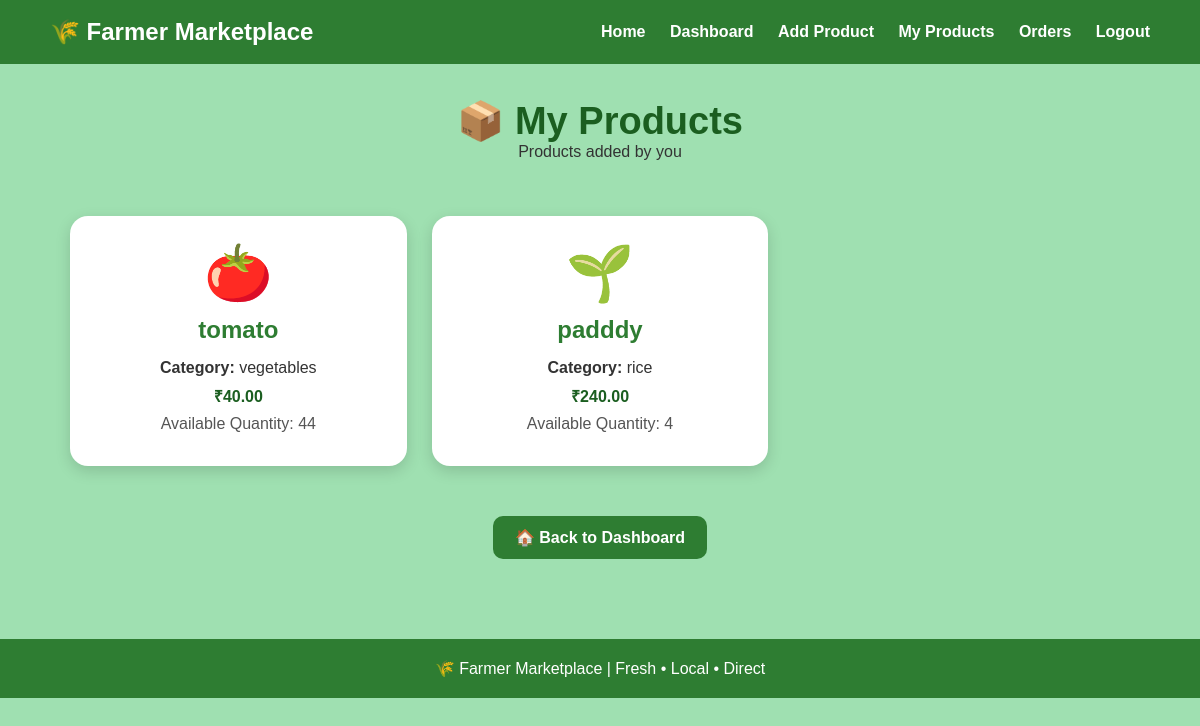
Screenshot of /my-products/ (signed in) with the database file from the repository.
### marketplace/models.py (models this page shows, shortened)
class Product(models.Model):
    farmer = models.ForeignKey(Farmer, on_delete=models.CASCADE)
    product_name = models.CharField(max_length=100)
    category = models.CharField(max_length=100)
    price = models.DecimalField(max_digits=10, decimal_places=2)
    quantity = models.PositiveIntegerField()

### marketplace/views.py (the view)
# urls.py: path("my-products/", views.my_products, name="my_products"),
def my_products(request):
    farmer_id = request.session.get("farmer_id")
    if not farmer_id:
        return redirect("login")
    farmer = get_object_or_404(
        Farmer,
        id=farmer_id
    )
    products = Product.objects.filter(
        farmer=farmer
    )
    return render(
        request,
        "marketplace/my_products.html",
        {
            "products": products
        }
    )

### marketplace/templates/marketplace/my_products.html (shortened to what this page needs)
{% load static %}
<!DOCTYPE html>
<html>
<head>
    <link rel="stylesheet"
          href="{% static 'marketplace/style.css' %}">
</head>
<body>
    <div class="navbar">
        <h2>🌾 Farmer Marketplace</h2>
        <div>
            <a href="/">
                Home
            </a>
            <a href="/farmer-dashboard/">
                Dashboard
            </a>
            <a href="/add-product/">
                Add Product
            </a>
            <a href="/my-products/">
                My Products
            </a>
            <a href="/farmer-orders/">
                Orders
            </a>
            <a href="/login/">
                Logout
            </a>
        </div>
    </div>
    <div class="page-title">
        <h1>📦 My Products</h1>
        <p>
            Products added by you
        </p>
    </div>
    {% if products %}
        <div class="product-grid">
            {% for product in products %}
                <div class="product-card">
                    <div class="product-icon">
                        {% if product.product_name|lower == "tomato" %}
                            🍅
                        {% elif product.product_name|lower == "potato" %}
                            🥔
                        {% elif product.product_name|lower == "onion" %}
                            🧅
                        {% elif product.product_name|lower == "carrot" %}
                            🥕
                        {% elif product.product_name|lower == "cabbage" %}
                            🥬
                        {% else %}
                            🌱
                        {% endif %}
                    </div>
                    <h2>
                        {{ product.product_name }}
                    </h2>
                    <p>
                        <strong>Category:</strong>
                        {{ product.category }}
                    </p>
                    <p class="price">
                        ₹{{ product.price }}
                    </p>
                    <p class="quantity">
                        Available Quantity:
                        {{ product.quantity }}
                    </p>
                </div>
            {% endfor %}
        </div>
    {% endif %}
    <div style="text-align:center;">
        <a href="/farmer-dashboard/" class="back-btn">
            🏠 Back to Dashboard
        </a>
    </div>
    <div class="footer">
        🌾 Farmer Marketplace
        | Fresh • Local • Direct
    </div>
</body>
</html>

### marketplace/static/marketplace/style.css (style rules this page uses)
* { margin: 0; padding: 0; box-sizing: border-box; }
body { font-family: Arial, sans-serif; background:#9fe0b1; color: #333; }
.navbar { background: #2e7d32; padding: 18px 50px; display: flex; justify-content: space-between; align-items: center; }
.navbar h2 { color: white; }
.navbar a { color: white; text-decoration: none; margin-left: 20px; font-weight: bold; }
.product-card { background: white; padding: 25px; border-radius: 12px; box-shadow: 0 3px 12px rgba(0, 0, 0, 0.12); }
.product-card p { margin: 8px 0; }
.footer { text-align: center; background: #2e7d32; color: white; padding: 20px; margin-top: 50px; }

### marketplace/templates/marketplace/my_products.html (style rules this page uses)
body { background-color: #9fe0b1 !important; }
.page-title { text-align: center; margin: 35px 0; }
.page-title h1 { color: #1b5e20; font-size: 38px; }
.product-grid { display: grid; grid-template-columns: repeat(3, 1fr); gap: 25px; max-width: 1100px; margin: auto; padding: 20px; }
.product-card { background: white; border-radius: 18px; padding: 25px; text-align: center; box-shadow: 0 5px 15px rgba(0,0,0,0.15); }
.product-icon { font-size: 55px; margin-bottom: 10px; }
.product-card h2 { color: #2e7d32; margin-bottom: 15px; }
.product-card p { margin: 8px 0; font-size: 16px; }
.price { color: #1b5e20; font-size: 20px; font-weight: bold; }
.quantity { color: #555; }
.back-btn { display: inline-block; margin: 30px 0; padding: 12px 22px; background: #2e7d32; color: white; text-decoration: none; border-radius: 10px; font-weight: bold; }

### rows the page displays
Product: product_name "tomato", category "vegetables", price "40.00", quantity "44"
Product: product_name "padddy", category "rice", price "240.00", quantity "4"
